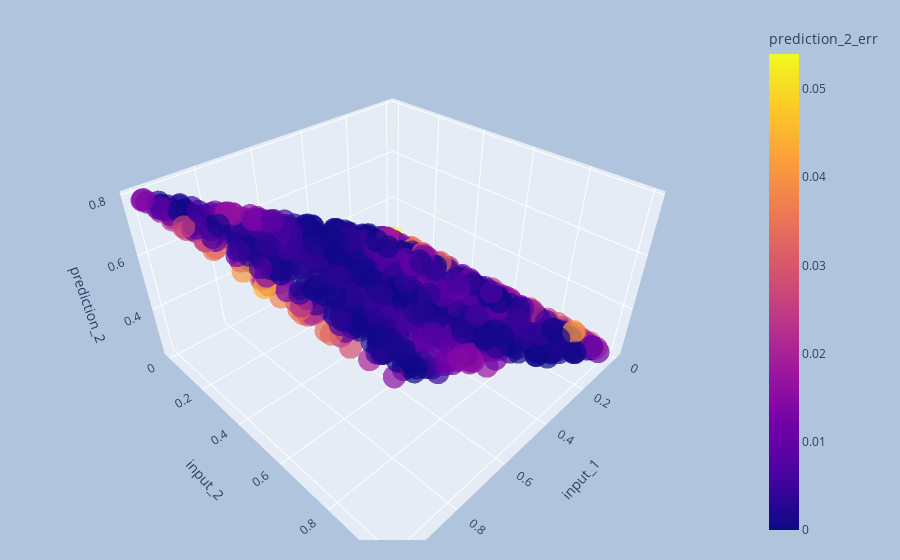

The notebook cell saved with this chart:
### Code cell
interactive_3d_plot(tr_df_normalized, 'input_1', 'input_2', 'prediction_2', 'prediction_2_err')

### Figure 1 — Plotly figure (JSON) as saved in the notebook; plotly's stock layout.template omitted (floating-point values rounded to 4 significant figures; data arrays with more than 128 entries replaced by an {"elided": "..."} marker saying what was removed)
{"data": [{"hovertemplate": "input_1=%{x}<br>input_2=%{y}<br>prediction_2=%{z}<br>prediction_2_err=%{marker.color}<extra></extra>", "legendgroup": "", "marker": {"color": {"elided": "1000 float values"}, "coloraxis": "coloraxis", "opacity": 0.7, "symbol": "circle"}, "mode": "markers", "name": "", "scene": "scene", "showlegend": false, "type": "scatter3d", "x": {"elided": "1000 float values"}, "y": {"elided": "1000 float values"}, "z": {"elided": "1000 float values"}}], "layout": {"coloraxis": {"colorbar": {"title": {"text": "prediction_2_err"}}, "colorscale": [[0, "#0d0887"], [0.1111, "#46039f"], [0.2222, "#7201a8"], [0.3333, "#9c179e"], [0.4444, "#bd3786"], [0.5556, "#d8576b"], [0.6667, "#ed7953"], [0.7778, "#fb9f3a"], [0.8889, "#fdca26"], [1, "#f0f921"]]}, "legend": {"tracegroupgap": 0}, "margin": {"b": 20, "l": 40, "r": 40, "t": 20}, "paper_bgcolor": "LightSteelBlue", "scene": {"domain": {"x": [0, 1], "y": [0, 1]}, "xaxis": {"title": {"text": "input_1"}}, "yaxis": {"title": {"text": "input_2"}}, "zaxis": {"title": {"text": "prediction_2"}}}}}
